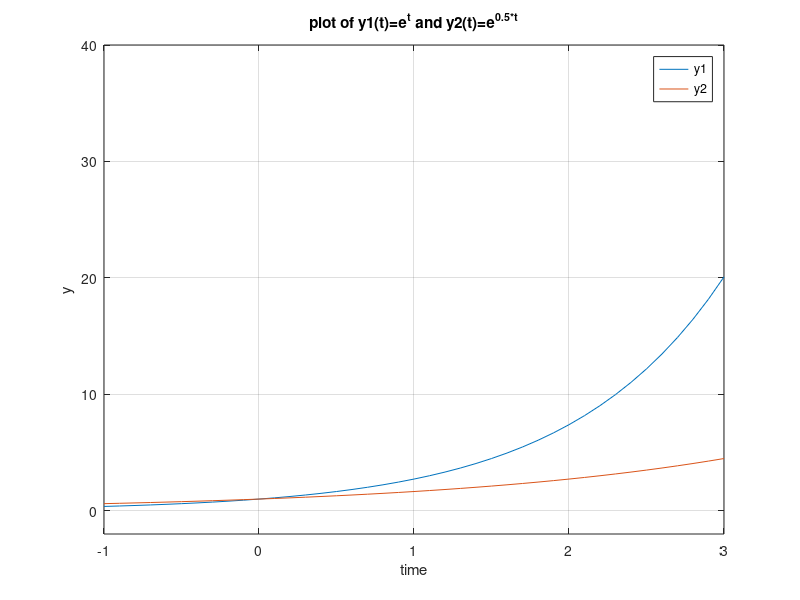

MATLAB code to generate this figure:
t = -1.0:0.1:3.0;

y1=exp(t);
y2=exp(0.5*t);

plot(t,y1,t, y2);
legend("y1","y2");

ylim([-2 40]);
grid on;
title("plot of y1(t)=e^t and y2(t)=e^{0.5*t}");
xlabel("time");
ylabel("y");
